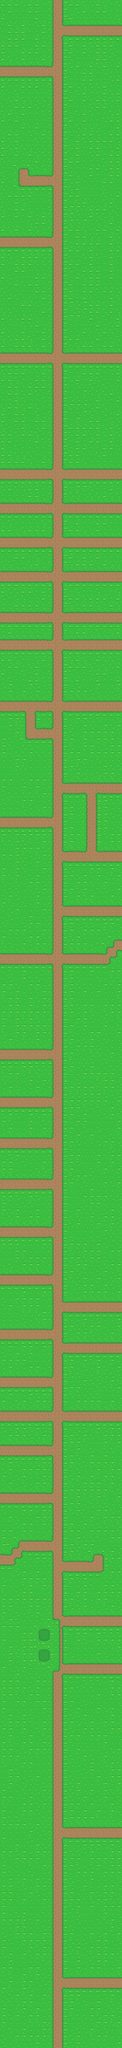

A 2D game scene composited from a Tiled map and its tileset images. What follows is a short description and the map's XML, with each tile layer's data collapsed to a summary:
An orthogonal 18x300 tile map with 16x16 px tiles, 1 tile layer (Tile Layer 1).

<map version="1.0.0" orientation="orthogonal" renderorder="right-down" width="18" height="300" tilewidth="16" tileheight="16" nextobjectid="1">
 <tileset firstgid="1" source="../Tileset/Overworld.tsx" />
 <layer name="Tile Layer 1" width="18" height="300">
  <data>[5400 cells, 5400 non-empty, 27 distinct tile ids]</data>
 </layer>
</map>
